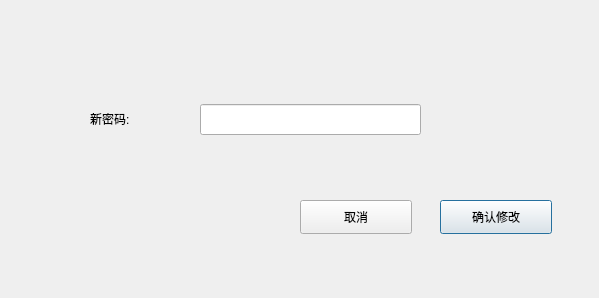
<?xml version="1.0" encoding="UTF-8"?>
<ui version="4.0">
 <class>EditPwd</class>
 <widget class="QDialog" name="EditPwd">
  <property name="geometry">
   <rect>
    <x>0</x>
    <y>0</y>
    <width>599</width>
    <height>298</height>
   </rect>
  </property>
  <property name="windowTitle">
   <string>修改密码</string>
  </property>
  <widget class="QLabel" name="label">
   <property name="geometry">
    <rect>
     <x>90</x>
     <y>110</y>
     <width>81</width>
     <height>18</height>
    </rect>
   </property>
   <property name="text">
    <string>新密码:</string>
   </property>
  </widget>
  <widget class="QLineEdit" name="lineEdit">
   <property name="geometry">
    <rect>
     <x>200</x>
     <y>104</y>
     <width>221</width>
     <height>31</height>
    </rect>
   </property>
  </widget>
  <widget class="QPushButton" name="okBtn">
   <property name="geometry">
    <rect>
     <x>440</x>
     <y>200</y>
     <width>112</width>
     <height>34</height>
    </rect>
   </property>
   <property name="text">
    <string>确认修改</string>
   </property>
  </widget>
  <widget class="QPushButton" name="cancleBtn">
   <property name="geometry">
    <rect>
     <x>300</x>
     <y>200</y>
     <width>112</width>
     <height>34</height>
    </rect>
   </property>
   <property name="text">
    <string>取消</string>
   </property>
  </widget>
 </widget>
 <resources/>
 <connections/>
</ui>
